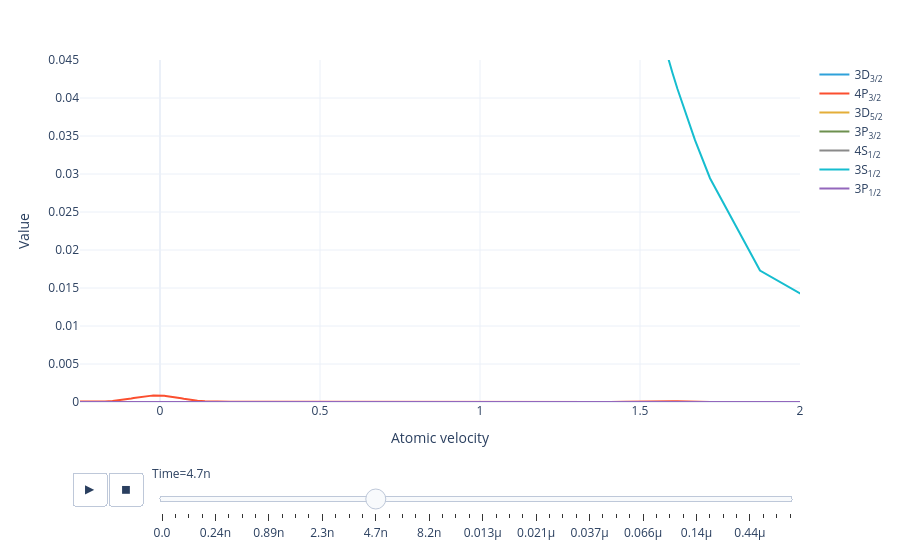

Notebook code for this chart:
### Markdown cell above
Animate the level population distribution as a function of time:

### Code cell
model.level_population_distribution(sol).visualize(xaxis_range=(-.25, 2), yaxis_range=(0, .045))

### Figure 1 — Plotly figure (JSON) as saved in the notebook; plotly's stock layout.template omitted (floating-point values rounded to 4 significant figures)
{"data": [{"hovertemplate": "Level=3D<sub>3/2</sub><br>Time=0.0<br>Atomic velocity=%{x}<br>Value=%{y}<extra></extra>", "legendgroup": "3D<sub>3/2</sub>", "line": {"color": "#2fa1da", "dash": "solid"}, "marker": {"symbol": "circle"}, "mode": "lines", "name": "3D<sub>3/2</sub>", "orientation": "v", "showlegend": true, "type": "scatter", "x": [-2.5, -1.5, -0.875, -0.625, -0.4375, -0.3125, -0.2188, -0.1719, -0.1484, -0.1328, -0.1172, -0.1016, -0.08984, -0.08203, -0.07422, -0.06641, -0.05859, -0.05078, -0.04492, -0.04102, -0.03711, -0.0332, -0.0293, -0.02539, -0.02148, -0.01758, -0.01367, -0.009766, -0.005859, -0.001953, 0.001953, 0.005859, 0.009766, 0.01367, 0.01758, 0.02148, 0.02539, 0.0293, 0.03516, 0.04297, 0.05078, 0.05859, 0.06641, 0.07422, 0.08594, 0.1016, 0.1172, 0.1406, 0.1719, 0.2188, 0.3125, 0.4375, 0.5625, 0.6875, 0.875, 1.062, 1.188, 1.312, 1.406, 1.453, 1.484, 1.508, 1.523, 1.535, 1.543, 1.551, 1.559, 1.566, 1.574, 1.586, 1.602, 1.617, 1.641, 1.672, 1.719, 1.875, 2.5], "xaxis": "x", "y": [1.355e-12, 1.042e-10, 9.292e-10, 2.584e-09, 6.108e-09, 1.154e-08, 2.679e-08, 5.188e-08, 7.248e-08, 8.937e-08, 1.084e-07, 1.288e-07, 1.443e-07, 1.546e-07, 1.644e-07, 1.738e-07, 1.824e-07, 1.901e-07, 1.952e-07, 1.982e-07, 2.009e-07, 2.033e-07, 2.053e-07, 2.07e-07, 2.083e-07, 2.092e-07, 2.098e-07, 2.099e-07, 2.097e-07, 2.091e-07, 2.081e-07, 2.067e-07, 2.05e-07, 2.029e-07, 2.005e-07, 1.977e-07, 1.947e-07, 1.913e-07, 1.858e-07, 1.775e-07, 1.685e-07, 1.588e-07, 1.487e-07, 1.384e-07, 1.229e-07, 1.028e-07, 8.445e-08, 6.121e-08, 3.913e-08, 2.154e-08, 1.108e-08, 6.51e-09, 4.302e-09, 3.27e-09, 2.778e-09, 3.016e-09, 3.608e-09, 4.983e-09, 1.177e-08, 1.941e-08, 2.501e-08, 2.843e-08, 2.996e-08, 3.06e-08, 3.076e-08, 3.07e-08, 3.042e-08, 2.992e-08, 2.921e-08, 2.78e-08, 2.537e-08, 2.25e-08, 1.783e-08, 1.196e-08, 5.645e-09, 6.28e-10, 1.056e-11], "yaxis": "y"}, {"hovertemplate": "Level=4P<sub>3/2</sub><br>Time=0.0<br>Atomic velocity=%{x}<br>Value=%{y}<extra></extra>", "legendgroup": "4P<sub>3/2</sub>", "line": {"color": "#fb4f2f", "dash": "solid"}, "marker": {"symbol": "circle"}, "mode": "lines", "name": "4P<sub>3/2</sub>", "orientation": "v", "showlegend": true, "type": "scatter", "x": [-2.5, -1.5, -0.875, -0.625, -0.4375, -0.3125, -0.2188, -0.1719, -0.1484, -0.1328, -0.1172, -0.1016, -0.08984, -0.08203, -0.07422, -0.06641, -0.05859, -0.05078, -0.04492, -0.04102, -0.03711, -0.0332, -0.0293, -0.02539, -0.02148, -0.01758, -0.01367, -0.009766, -0.005859, -0.001953, 0.001953, 0.005859, 0.009766, 0.01367, 0.01758, 0.02148, 0.02539, 0.0293, 0.03516, 0.04297, 0.05078, 0.05859, 0.06641, 0.07422, 0.08594, 0.1016, 0.1172, 0.1406, 0.1719, 0.2188, 0.3125, 0.4375, 0.5625, 0.6875, 0.875, 1.062, 1.188, 1.312, 1.406, 1.453, 1.484, 1.508, 1.523, 1.535, 1.543, 1.551, 1.559, 1.566, 1.574, 1.586, 1.602, 1.617, 1.641, 1.672, 1.719, 1.875, 2.5], "xaxis": "x", "y": [2.175e-09, 1.672e-07, 1.477e-06, 3.884e-06, 9.964e-06, 2.189e-05, 2.393e-05, 6.974e-05, 0.0001348, 0.0002003, 0.0002843, 0.0003843, 0.0004665, 0.0005229, 0.000579, 0.0006335, 0.000685, 0.000732, 0.0007635, 0.0007823, 0.0007993, 0.0008142, 0.0008271, 0.0008377, 0.000846, 0.0008518, 0.0008553, 0.0008563, 0.0008548, 0.0008508, 0.0008444, 0.0008357, 0.0008246, 0.0008113, 0.0007959, 0.0007785, 0.0007593, 0.0007384, 0.0007043, 0.0006544, 0.0006009, 0.0005452, 0.0004888, 0.000433, 0.0003528, 0.0002573, 0.0001788, 9.581e-05, 4.026e-05, 2.232e-05, 2.161e-05, 1.025e-05, 6.526e-06, 5.105e-06, 4.297e-06, 4.472e-06, 6.549e-06, 7.027e-06, 1.527e-05, 4.597e-05, 7.734e-05, 0.0001005, 0.0001128, 0.0001193, 0.000122, 0.0001234, 0.0001233, 0.0001219, 0.000119, 0.0001125, 0.0001001, 8.512e-05, 6.112e-05, 3.323e-05, 9.351e-06, 1.198e-06, 1.69e-08], "yaxis": "y"}, {"hovertemplate": "Level=3D<sub>5/2</sub><br>Time=0.0<br>Atomic velocity=%{x}<br>Value=%{y}<extra></extra>", "legendgroup": "3D<sub>5/2</sub>", "line": {"color": "#e4ae38", "dash": "solid"}, "marker": {"symbol": "circle"}, "mode": "lines", "name": "3D<sub>5/2</sub>", "orientation": "v", "showlegend": true, "type": "scatter", "x": [-2.5, -1.5, -0.875, -0.625, -0.4375, -0.3125, -0.2188, -0.1719, -0.1484, -0.1328, -0.1172, -0.1016, -0.08984, -0.08203, -0.07422, -0.06641, -0.05859, -0.05078, -0.04492, -0.04102, -0.03711, -0.0332, -0.0293, -0.02539, -0.02148, -0.01758, -0.01367, -0.009766, -0.005859, -0.001953, 0.001953, 0.005859, 0.009766, 0.01367, 0.01758, 0.02148, 0.02539, 0.0293, 0.03516, 0.04297, 0.05078, 0.05859, 0.06641, 0.07422, 0.08594, 0.1016, 0.1172, 0.1406, 0.1719, 0.2188, 0.3125, 0.4375, 0.5625, 0.6875, 0.875, 1.062, 1.188, 1.312, 1.406, 1.453, 1.484, 1.508, 1.523, 1.535, 1.543, 1.551, 1.559, 1.566, 1.574, 1.586, 1.602, 1.617, 1.641, 1.672, 1.719, 1.875, 2.5], "xaxis": "x", "y": [1.222e-12, 9.396e-11, 8.381e-10, 2.33e-09, 5.509e-09, 1.041e-08, 2.416e-08, 4.678e-08, 6.534e-08, 8.055e-08, 9.767e-08, 1.16e-07, 1.301e-07, 1.393e-07, 1.482e-07, 1.566e-07, 1.643e-07, 1.713e-07, 1.759e-07, 1.786e-07, 1.81e-07, 1.832e-07, 1.85e-07, 1.865e-07, 1.877e-07, 1.885e-07, 1.89e-07, 1.891e-07, 1.889e-07, 1.884e-07, 1.875e-07, 1.863e-07, 1.847e-07, 1.828e-07, 1.807e-07, 1.782e-07, 1.754e-07, 1.724e-07, 1.674e-07, 1.599e-07, 1.518e-07, 1.431e-07, 1.34e-07, 1.247e-07, 1.107e-07, 9.269e-08, 7.612e-08, 5.518e-08, 3.529e-08, 1.943e-08, 9.995e-09, 5.871e-09, 3.879e-09, 2.949e-09, 2.504e-09, 2.718e-09, 3.252e-09, 4.492e-09, 1.061e-08, 1.748e-08, 2.252e-08, 2.56e-08, 2.698e-08, 2.756e-08, 2.77e-08, 2.765e-08, 2.739e-08, 2.694e-08, 2.631e-08, 2.504e-08, 2.285e-08, 2.026e-08, 1.606e-08, 1.077e-08, 5.085e-09, 5.66e-10, 9.521e-12], "yaxis": "y"}, {"hovertemplate": "Level=3P<sub>3/2</sub><br>Time=0.0<br>Atomic velocity=%{x}<br>Value=%{y}<extra></extra>", "legendgroup": "3P<sub>3/2</sub>", "line": {"color": "#6d904f", "dash": "solid"}, "marker": {"symbol": "circle"}, "mode": "lines", "name": "3P<sub>3/2</sub>", "orientation": "v", "showlegend": true, "type": "scatter", "x": [-2.5, -1.5, -0.875, -0.625, -0.4375, -0.3125, -0.2188, -0.1719, -0.1484, -0.1328, -0.1172, -0.1016, -0.08984, -0.08203, -0.07422, -0.06641, -0.05859, -0.05078, -0.04492, -0.04102, -0.03711, -0.0332, -0.0293, -0.02539, -0.02148, -0.01758, -0.01367, -0.009766, -0.005859, -0.001953, 0.001953, 0.005859, 0.009766, 0.01367, 0.01758, 0.02148, 0.02539, 0.0293, 0.03516, 0.04297, 0.05078, 0.05859, 0.06641, 0.07422, 0.08594, 0.1016, 0.1172, 0.1406, 0.1719, 0.2188, 0.3125, 0.4375, 0.5625, 0.6875, 0.875, 1.062, 1.188, 1.312, 1.406, 1.453, 1.484, 1.508, 1.523, 1.535, 1.543, 1.551, 1.559, 1.566, 1.574, 1.586, 1.602, 1.617, 1.641, 1.672, 1.719, 1.875, 2.5], "xaxis": "x", "y": [2.414e-12, 1.856e-10, 1.636e-09, 4.419e-09, 1.046e-08, 2.185e-08, 4.732e-08, 7.581e-08, 9.584e-08, 1.108e-07, 1.271e-07, 1.444e-07, 1.566e-07, 1.65e-07, 1.725e-07, 1.799e-07, 1.866e-07, 1.925e-07, 1.964e-07, 1.988e-07, 2.008e-07, 2.025e-07, 2.042e-07, 2.053e-07, 2.065e-07, 2.072e-07, 2.074e-07, 2.078e-07, 2.074e-07, 2.071e-07, 2.062e-07, 2.052e-07, 2.039e-07, 2.023e-07, 2.005e-07, 1.985e-07, 1.961e-07, 1.936e-07, 1.894e-07, 1.831e-07, 1.761e-07, 1.686e-07, 1.607e-07, 1.525e-07, 1.398e-07, 1.231e-07, 1.071e-07, 8.556e-08, 6.266e-08, 4.012e-08, 2.033e-08, 1.121e-08, 7.44e-09, 5.696e-09, 4.798e-09, 5.154e-09, 6.292e-09, 9.619e-09, 1.742e-08, 2.369e-08, 2.765e-08, 2.982e-08, 3.063e-08, 3.084e-08, 3.078e-08, 3.055e-08, 3.016e-08, 2.96e-08, 2.891e-08, 2.76e-08, 2.544e-08, 2.295e-08, 1.894e-08, 1.376e-08, 7.738e-09, 1.186e-09, 1.876e-11], "yaxis": "y"}, {"hovertemplate": "Level=4S<sub>1/2</sub><br>Time=0.0<br>Atomic velocity=%{x}<br>Value=%{y}<extra></extra>", "legendgroup": "4S<sub>1/2</sub>", "line": {"color": "#8a8a8a", "dash": "solid"}, "marker": {"symbol": "circle"}, "mode": "lines", "name": "4S<sub>1/2</sub>", "orientation": "v", "showlegend": true, "type": "scatter", "x": [-2.5, -1.5, -0.875, -0.625, -0.4375, -0.3125, -0.2188, -0.1719, -0.1484, -0.1328, -0.1172, -0.1016, -0.08984, -0.08203, -0.07422, -0.06641, -0.05859, -0.05078, -0.04492, -0.04102, -0.03711, -0.0332, -0.0293, -0.02539, -0.02148, -0.01758, -0.01367, -0.009766, -0.005859, -0.001953, 0.001953, 0.005859, 0.009766, 0.01367, 0.01758, 0.02148, 0.02539, 0.0293, 0.03516, 0.04297, 0.05078, 0.05859, 0.06641, 0.07422, 0.08594, 0.1016, 0.1172, 0.1406, 0.1719, 0.2188, 0.3125, 0.4375, 0.5625, 0.6875, 0.875, 1.062, 1.188, 1.312, 1.406, 1.453, 1.484, 1.508, 1.523, 1.535, 1.543, 1.551, 1.559, 1.566, 1.574, 1.586, 1.602, 1.617, 1.641, 1.672, 1.719, 1.875, 2.5], "xaxis": "x", "y": [5.974e-11, 4.594e-09, 4.047e-08, 1.085e-07, 2.628e-07, 5.376e-07, 1.221e-06, 2.254e-06, 3.109e-06, 3.819e-06, 4.627e-06, 5.506e-06, 6.184e-06, 6.632e-06, 7.067e-06, 7.481e-06, 7.864e-06, 8.209e-06, 8.436e-06, 8.572e-06, 8.694e-06, 8.8e-06, 8.892e-06, 8.967e-06, 9.026e-06, 9.068e-06, 9.092e-06, 9.099e-06, 9.089e-06, 9.062e-06, 9.017e-06, 8.956e-06, 8.878e-06, 8.784e-06, 8.675e-06, 8.551e-06, 8.413e-06, 8.263e-06, 8.014e-06, 7.647e-06, 7.245e-06, 6.819e-06, 6.376e-06, 5.926e-06, 5.252e-06, 4.392e-06, 3.613e-06, 2.642e-06, 1.732e-06, 1.001e-06, 5.079e-07, 2.799e-07, 1.833e-07, 1.402e-07, 1.182e-07, 1.277e-07, 1.587e-07, 2.358e-07, 5.135e-07, 8.303e-07, 1.072e-06, 1.224e-06, 1.294e-06, 1.324e-06, 1.332e-06, 1.331e-06, 1.319e-06, 1.298e-06, 1.268e-06, 1.206e-06, 1.098e-06, 9.715e-07, 7.666e-07, 5.115e-07, 2.435e-07, 2.931e-08, 4.644e-10], "yaxis": "y"}, {"hovertemplate": "Level=3S<sub>1/2</sub><br>Time=0.0<br>Atomic velocity=%{x}<br>Value=%{y}<extra></extra>", "legendgroup": "3S<sub>1/2</sub>", "line": {"color": "#16bdcf", "dash": "solid"}, "marker": {"symbol": "circle"}, "mode": "lines", "name": "3S<sub>1/2</sub>", "orientation": "v", "showlegend": true, "type": "scatter", "x": [-2.5, -1.5, -0.875, -0.625, -0.4375, -0.3125, -0.2188, -0.1719, -0.1484, -0.1328, -0.1172, -0.1016, -0.08984, -0.08203, -0.07422, -0.06641, -0.05859, -0.05078, -0.04492, -0.04102, -0.03711, -0.0332, -0.0293, -0.02539, -0.02148, -0.01758, -0.01367, -0.009766, -0.005859, -0.001953, 0.001953, 0.005859, 0.009766, 0.01367, 0.01758, 0.02148, 0.02539, 0.0293, 0.03516, 0.04297, 0.05078, 0.05859, 0.06641, 0.07422, 0.08594, 0.1016, 0.1172, 0.1406, 0.1719, 0.2188, 0.3125, 0.4375, 0.5625, 0.6875, 0.875, 1.062, 1.188, 1.312, 1.406, 1.453, 1.484, 1.508, 1.523, 1.535, 1.543, 1.551, 1.559, 1.566, 1.574, 1.586, 1.602, 1.617, 1.641, 1.672, 1.719, 1.875, 2.5], "xaxis": "x", "y": [0.002328, 0.07631, 0.2631, 0.3813, 0.4655, 0.5111, 0.5376, 0.5477, 0.5517, 0.5541, 0.5562, 0.558, 0.5592, 0.5599, 0.5605, 0.5611, 0.5616, 0.562, 0.5623, 0.5625, 0.5626, 0.5627, 0.5629, 0.563, 0.5631, 0.5632, 0.5632, 0.5633, 0.5633, 0.5633, 0.5633, 0.5633, 0.5633, 0.5633, 0.5632, 0.5631, 0.5631, 0.563, 0.5628, 0.5625, 0.5621, 0.5617, 0.5612, 0.5606, 0.5597, 0.5581, 0.5563, 0.553, 0.5477, 0.5376, 0.5111, 0.4655, 0.411, 0.3517, 0.2631, 0.1827, 0.138, 0.1011, 0.07815, 0.06826, 0.06224, 0.05799, 0.05529, 0.05333, 0.05205, 0.05081, 0.04958, 0.04839, 0.04721, 0.0455, 0.0433, 0.04119, 0.03819, 0.03445, 0.02945, 0.0173, 0.002328], "yaxis": "y"}, {"hovertemplate": "Level=3P<sub>1/2</sub><br>Time=0.0<br>Atomic velocity=%{x}<br>Value=%{y}<extra></extra>", "legendgroup": "3P<sub>1/2</sub>", "line": {"color": "#9367bc", "dash": "solid"}, "marker": {"symbol": "circle"}, "mode": "lines", "name": "3P<sub>1/2</sub>", "orientation": "v", "showlegend": true, "type": "scatter", "x": [-2.5, -1.5, -0.875, -0.625, -0.4375, -0.3125, -0.2188, -0.1719, -0.1484, -0.1328, -0.1172, -0.1016, -0.08984, -0.08203, -0.07422, -0.06641, -0.05859, -0.05078, -0.04492, -0.04102, -0.03711, -0.0332, -0.0293, -0.02539, -0.02148, -0.01758, -0.01367, -0.009766, -0.005859, -0.001953, 0.001953, 0.005859, 0.009766, 0.01367, 0.01758, 0.02148, 0.02539, 0.0293, 0.03516, 0.04297, 0.05078, 0.05859, 0.06641, 0.07422, 0.08594, 0.1016, 0.1172, 0.1406, 0.1719, 0.2188, 0.3125, 0.4375, 0.5625, 0.6875, 0.875, 1.062, 1.188, 1.312, 1.406, 1.453, 1.484, 1.508, 1.523, 1.535, 1.543, 1.551, 1.559, 1.566, 1.574, 1.586, 1.602, 1.617, 1.641, 1.672, 1.719, 1.875, 2.5], "xaxis": "x", "y": [1.251e-12, 9.623e-11, 8.487e-10, 2.295e-09, 5.422e-09, 1.132e-08, 2.455e-08, 3.934e-08, 4.973e-08, 5.748e-08, 6.593e-08, 7.49e-08, 8.124e-08, 8.559e-08, 8.951e-08, 9.33e-08, 9.68e-08, 9.986e-08, 1.019e-07, 1.031e-07, 1.042e-07, 1.05e-07, 1.059e-07, 1.065e-07, 1.071e-07, 1.075e-07, 1.076e-07, 1.077e-07, 1.076e-07, 1.074e-07, 1.07e-07, 1.064e-07, 1.058e-07, 1.049e-07, 1.04e-07, 1.029e-07, 1.017e-07, 1.004e-07, 9.823e-08, 9.497e-08, 9.135e-08, 8.748e-08, 8.335e-08, 7.911e-08, 7.256e-08, 6.39e-08, 5.557e-08, 4.44e-08, 3.251e-08, 2.081e-08, 1.054e-08, 5.813e-09, 3.861e-09, 2.955e-09, 2.49e-09, 2.673e-09, 3.258e-09, 4.981e-09, 9.032e-09, 1.228e-08, 1.433e-08, 1.546e-08, 1.587e-08, 1.598e-08, 1.595e-08, 1.583e-08, 1.563e-08, 1.534e-08, 1.498e-08, 1.43e-08, 1.318e-08, 1.189e-08, 9.817e-09, 7.134e-09, 4.012e-09, 6.143e-10, 9.723e-12], "yaxis": "y"}], "layout": {"legend": {"title": {}, "tracegroupgap": 0}, "margin": {"t": 60}, "sliders": [{"active": 16, "currentvalue": {"prefix": "Time="}, "len": 0.9, "pad": {"b": 10, "t": 60}, "steps": [{"args": [["0.0"], {"frame": {"duration": 0, "redraw": false}, "fromcurrent": true, "mode": "immediate", "transition": {"duration": 0, "easing": "linear"}}], "label": "0.0", "method": "animate"}, {"args": [["1.9987014684470213e-14"], {"frame": {"duration": 0, "redraw": false}, "fromcurrent": true, "mode": "immediate", "transition": {"duration": 0, "easing": "linear"}}], "label": "0.020p", "method": "animate"}, {"args": [["8.14639252225854e-11"], {"frame": {"duration": 0, "redraw": false}, "fromcurrent": true, "mode": "immediate", "transition": {"duration": 0, "easing": "linear"}}], "label": "0.081n", "method": "animate"}, {"args": [["1.6290786343048632e-10"], {"frame": {"duration": 0, "redraw": false}, "fromcurrent": true, "mode": "immediate", "transition": {"duration": 0, "easing": "linear"}}], "label": "0.16n", "method": "animate"}, {"args": [["2.443518016383873e-10"], {"frame": {"duration": 0, "redraw": false}, "fromcurrent": true, "mode": "immediate", "transition": {"duration": 0, "easing": "linear"}}], "label": "0.24n", "method": "animate"}, {"args": [["3.847518111996298e-10"], {"frame": {"duration": 0, "redraw": false}, "fromcurrent": true, "mode": "immediate", "transition": {"duration": 0, "easing": "linear"}}], "label": "0.38n", "method": "animate"}, {"args": [["5.251518207608723e-10"], {"frame": {"duration": 0, "redraw": false}, "fromcurrent": true, "mode": "immediate", "transition": {"duration": 0, "easing": "linear"}}], "label": "0.53n", "method": "animate"}, {"args": [["6.655518303221148e-10"], {"frame": {"duration": 0, "redraw": false}, "fromcurrent": true, "mode": "immediate", "transition": {"duration": 0, "easing": "linear"}}], "label": "0.67n", "method": "animate"}, {"args": [["8.946940371553788e-10"], {"frame": {"duration": 0, "redraw": false}, "fromcurrent": true, "mode": "immediate", "transition": {"duration": 0, "easing": "linear"}}], "label": "0.89n", "method": "animate"}, {"args": [["1.1238362439886427e-09"], {"frame": {"duration": 0, "redraw": false}, "fromcurrent": true, "mode": "immediate", "transition": {"duration": 0, "easing": "linear"}}], "label": "1.1n", "method": "animate"}, {"args": [["1.3529784508219067e-09"], {"frame": {"duration": 0, "redraw": false}, "fromcurrent": true, "mode": "immediate", "transition": {"duration": 0, "easing": "linear"}}], "label": "1.4n", "method": "animate"}, {"args": [["1.7250367077358165e-09"], {"frame": {"duration": 0, "redraw": false}, "fromcurrent": true, "mode": "immediate", "transition": {"duration": 0, "easing": "linear"}}], "label": "1.7n", "method": "animate"}, {"args": [["2.3101624812050517e-09"], {"frame": {"duration": 0, "redraw": false}, "fromcurrent": true, "mode": "immediate", "transition": {"duration": 0, "easing": "linear"}}], "label": "2.3n", "method": "animate"}, {"args": [["2.895288254674287e-09"], {"frame": {"duration": 0, "redraw": false}, "fromcurrent": true, "mode": "immediate", "transition": {"duration": 0, "easing": "linear"}}], "label": "2.9n", "method": "animate"}, {"args": [["3.480414028143522e-09"], {"frame": {"duration": 0, "redraw": false}, "fromcurrent": true, "mode": "immediate", "transition": {"duration": 0, "easing": "linear"}}], "label": "3.5n", "method": "animate"}, {"args": [["4.065539801612758e-09"], {"frame": {"duration": 0, "redraw": false}, "fromcurrent": true, "mode": "immediate", "transition": {"duration": 0, "easing": "linear"}}], "label": "4.1n", "method": "animate"}, {"args": [["4.650665575081993e-09"], {"frame": {"duration": 0, "redraw": false}, "fromcurrent": true, "mode": "immediate", "transition": {"duration": 0, "easing": "linear"}}], "label": "4.7n", "method": "animate"}, {"args": [["5.542374945029296e-09"], {"frame": {"duration": 0, "redraw": false}, "fromcurrent": true, "mode": "immediate", "transition": {"duration": 0, "easing": "linear"}}], "label": "5.5n", "method": "animate"}, {"args": [["6.434084314976599e-09"], {"frame": {"duration": 0, "redraw": false}, "fromcurrent": true, "mode": "immediate", "transition": {"duration": 0, "easing": "linear"}}], "label": "6.4n", "method": "animate"}, {"args": [["7.325793684923902e-09"], {"frame": {"duration": 0, "redraw": false}, "fromcurrent": true, "mode": "immediate", "transition": {"duration": 0, "easing": "linear"}}], "label": "7.3n", "method": "animate"}, {"args": [["8.217503054871205e-09"], {"frame": {"duration": 0, "redraw": false}, "fromcurrent": true, "mode": "immediate", "transition": {"duration": 0, "easing": "linear"}}], "label": "8.2n", "method": "animate"}, {"args": [["9.109212424818508e-09"], {"frame": {"duration": 0, "redraw": false}, "fromcurrent": true, "mode": "immediate", "transition": {"duration": 0, "easing": "linear"}}], "label": "9.1n", "method": "animate"}, {"args": [["1.0514816841477378e-08"], {"frame": {"duration": 0, "redraw": false}, "fromcurrent": true, "mode": "immediate", "transition": {"duration": 0, "easing": "linear"}}], "label": "0.011µ", "method": "animate"}, {"args": [["1.1920421258136249e-08"], {"frame": {"duration": 0, "redraw": false}, "fromcurrent": true, "mode": "immediate", "transition": {"duration": 0, "easing": "linear"}}], "label": "0.012µ", "method": "animate"}, {"args": [["1.332602567479512e-08"], {"frame": {"duration": 0, "redraw": false}, "fromcurrent": true, "mode": "immediate", "transition": {"duration": 0, "easing": "linear"}}], "label": "0.013µ", "method": "animate"}, {"args": [["1.473163009145399e-08"], {"frame": {"duration": 0, "redraw": false}, "fromcurrent": true, "mode": "immediate", "transition": {"duration": 0, "easing": "linear"}}], "label": "0.015µ", "method": "animate"}, {"args": [["1.696136162278235e-08"], {"frame": {"duration": 0, "redraw": false}, "fromcurrent": true, "mode": "immediate", "transition": {"duration": 0, "easing": "linear"}}], "label": "0.017µ", "method": "animate"}, {"args": [["1.9191093154110706e-08"], {"frame": {"duration": 0, "redraw": false}, "fromcurrent": true, "mode": "immediate", "transition": {"duration": 0, "easing": "linear"}}], "label": "0.019µ", "method": "animate"}, {"args": [["2.1420824685439063e-08"], {"frame": {"duration": 0, "redraw": false}, "fromcurrent": true, "mode": "immediate", "transition": {"duration": 0, "easing": "linear"}}], "label": "0.021µ", "method": "animate"}, {"args": [["2.4827204616869743e-08"], {"frame": {"duration": 0, "redraw": false}, "fromcurrent": true, "mode": "immediate", "transition": {"duration": 0, "easing": "linear"}}], "label": "0.025µ", "method": "animate"}, {"args": [["2.8233584548300427e-08"], {"frame": {"duration": 0, "redraw": false}, "fromcurrent": true, "mode": "immediate", "transition": {"duration": 0, "easing": "linear"}}], "label": "0.028µ", "method": "animate"}, {"args": [["3.163996447973111e-08"], {"frame": {"duration": 0, "redraw": false}, "fromcurrent": true, "mode": "immediate", "transition": {"duration": 0, "easing": "linear"}}], "label": "0.032µ", "method": "animate"}, {"args": [["3.704382600158622e-08"], {"frame": {"duration": 0, "redraw": false}, "fromcurrent": true, "mode": "immediate", "transition": {"duration": 0, "easing": "linear"}}], "label": "0.037µ", "method": "animate"}, {"args": [["4.2447687523441334e-08"], {"frame": {"duration": 0, "redraw": false}, "fromcurrent": true, "mode": "immediate", "transition": {"duration": 0, "easing": "linear"}}], "label": "0.042µ", "method": "animate"}, {"args": [["4.7851549045296446e-08"], {"frame": {"duration": 0, "redraw": false}, "fromcurrent": true, "mode": "immediate", "transition": {"duration": 0, "easing": "linear"}}], "label": "0.048µ", "method": "animate"}, {"args": [["5.695140773466456e-08"], {"frame": {"duration": 0, "redraw": false}, "fromcurrent": true, "mode": "immediate", "transition": {"duration": 0, "easing": "linear"}}], "label": "0.057µ", "method": "animate"}, {"args": [["6.605126642403269e-08"], {"frame": {"duration": 0, "redraw": false}, "fromcurrent": true, "mode": "immediate", "transition": {"duration": 0, "easing": "linear"}}], "label": "0.066µ", "method": "animate"}, {"args": [["8.018475822093442e-08"], {"frame": {"duration": 0, "redraw": false}, "fromcurrent": true, "mode": "immediate", "transition": {"duration": 0, "easing": "linear"}}], "label": "0.080µ", "method": "animate"}, {"args": [["9.431825001783615e-08"], {"frame": {"duration": 0, "redraw": false}, "fromcurrent": true, "mode": "immediate", "transition": {"duration": 0, "easing": "linear"}}], "label": "0.094µ", "method": "animate"}, {"args": [["1.1808492740253948e-07"], {"frame": {"duration": 0, "redraw": false}, "fromcurrent": true, "mode": "immediate", "transition": {"duration": 0, "easing": "linear"}}], "label": "0.12µ", "method": "animate"}, {"args": [["1.418516047872428e-07"], {"frame": {"duration": 0, "redraw": false}, "fromcurrent": true, "mode": "immediate", "transition": {"duration": 0, "easing": "linear"}}], "label": "0.14µ", "method": "animate"}, {"args": [["1.844615935999222e-07"], {"frame": {"duration": 0, "redraw": false}, "fromcurrent": true, "mode": "immediate", "transition": {"duration": 0, "easing": "linear"}}], "label": "0.18µ", "method": "animate"}, {"args": [["2.499141091068392e-07"], {"frame": {"duration": 0, "redraw": false}, "fromcurrent": true, "mode": "immediate", "transition": {"duration": 0, "easing": "linear"}}], "label": "0.25µ", "method": "animate"}, {"args": [["3.153666246137562e-07"], {"frame": {"duration": 0, "redraw": false}, "fromcurrent": true, "mode": "immediate", "transition": {"duration": 0, "easing": "linear"}}], "label": "0.32µ", "method": "animate"}, {"args": [["4.445159529568681e-07"], {"frame": {"duration": 0, "redraw": false}, "fromcurrent": true, "mode": "immediate", "transition": {"duration": 0, "easing": "linear"}}], "label": "0.44µ", "method": "animate"}, {"args": [["5.736652812999801e-07"], {"frame": {"duration": 0, "redraw": false}, "fromcurrent": true, "mode": "immediate", "transition": {"duration": 0, "easing": "linear"}}], "label": "0.57µ", "method": "animate"}, {"args": [["8.078642284593958e-07"], {"frame": {"duration": 0, "redraw": false}, "fromcurrent": true, "mode": "immediate", "transition": {"duration": 0, "easing": "linear"}}], "label": "0.81µ", "method": "animate"}, {"args": [["1.1606948091990645e-06"], {"frame": {"duration": 0, "redraw": false}, "fromcurrent": true, "mode": "immediate", "transition": {"duration": 0, "easing": "linear"}}], "label": "1.2µ", "method": "animate"}], "x": 0.1, "xanchor": "left", "y": 0, "yanchor": "top"}], "updatemenus": [{"buttons": [{"args": [null, {"frame": {"duration": 100, "redraw": false}, "fromcurrent": true, "mode": "immediate", "transition": {"duration": 0, "easing": "linear"}}], "label": "&#9654;", "method": "animate"}, {"args": [[null], {"frame": {"duration": 0, "redraw": false}, "fromcurrent": true, "mode": "immediate", "transition": {"duration": 0, "easing": "linear"}}], "label": "&#9724;", "method": "animate"}], "direction": "left", "pad": {"r": 10, "t": 70}, "showactive": false, "type": "buttons", "x": 0.1, "xanchor": "right", "y": 0, "yanchor": "top"}], "xaxis": {"anchor": "y", "domain": [0, 1], "range": [-0.25, 2], "title": {"text": "Atomic velocity"}}, "yaxis": {"anchor": "x", "domain": [0, 1], "range": [0, 0.045], "title": {"text": "Value"}}}}
